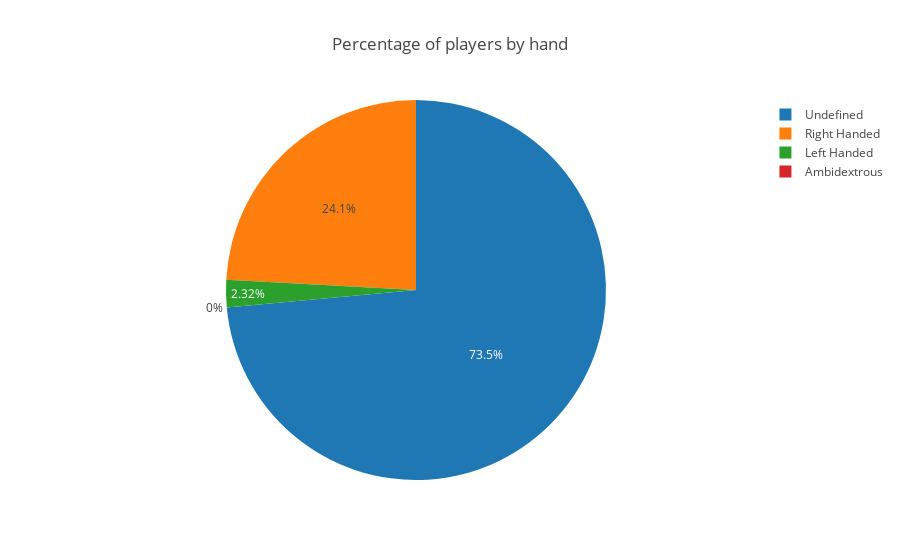

The code cell stored with this chart in its notebook:
### Code cell
# Pie Chart with information about players "strong hand"

#!{sys.executable} -m pip install plotly
import plotly.plotly as py
import plotly.graph_objs as go
import plotly.offline as po
from plotly.offline import download_plotlyjs, init_notebook_mode, plot, iplot

init_notebook_mode(connected=True)

left_handed = players_by_hand.loc['L','total']
right_handed = players_by_hand.loc['R','total']
undefined = players_by_hand.loc['U','total'] + players_by_hand.loc['','total']
ambidextrous = 0

labels = ['Left Handed','Right Handed','Ambidextrous','Undefined']
values = [left_handed,right_handed,0,undefined]

trace = go.Pie(labels=labels, values=values)
layout = go.Layout(title='Percentage of players by hand')
figure = go.Figure(data=[trace], layout=layout)
#po.iplot([trace], layout=layout, filename='basic_pie_chart')
po.iplot(figure)

### Figure 1 — Plotly figure (JSON) as saved in the notebook; plotly's stock layout.template omitted (floating-point values rounded to 4 significant figures)
{"data": [{"labels": ["Left Handed", "Right Handed", "Ambidextrous", "Undefined"], "type": "pie", "uid": "c6c843cf-dd1b-4e92-8042-e222f7d386c7", "values": [504, 5252, 0, 15995]}], "layout": {"title": {"text": "Percentage of players by hand"}}}
